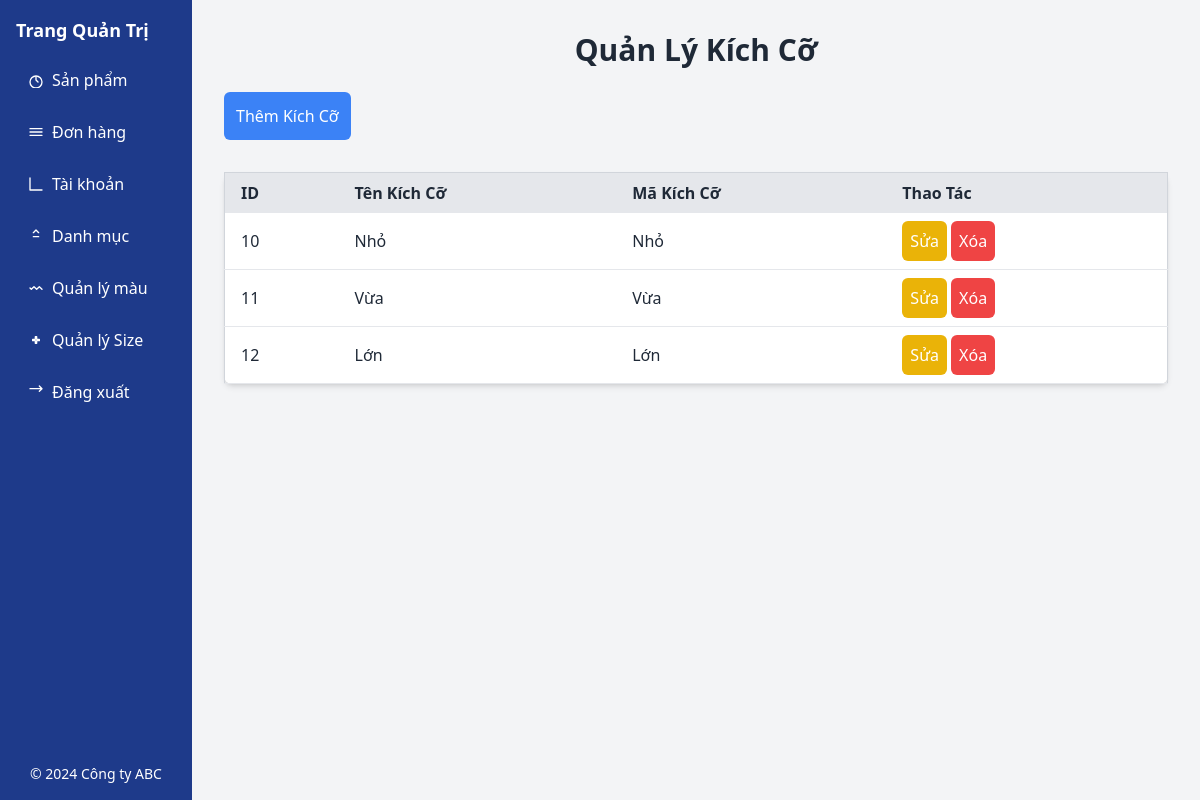
The page /admin/qlsize.php on the database as committed earlier.
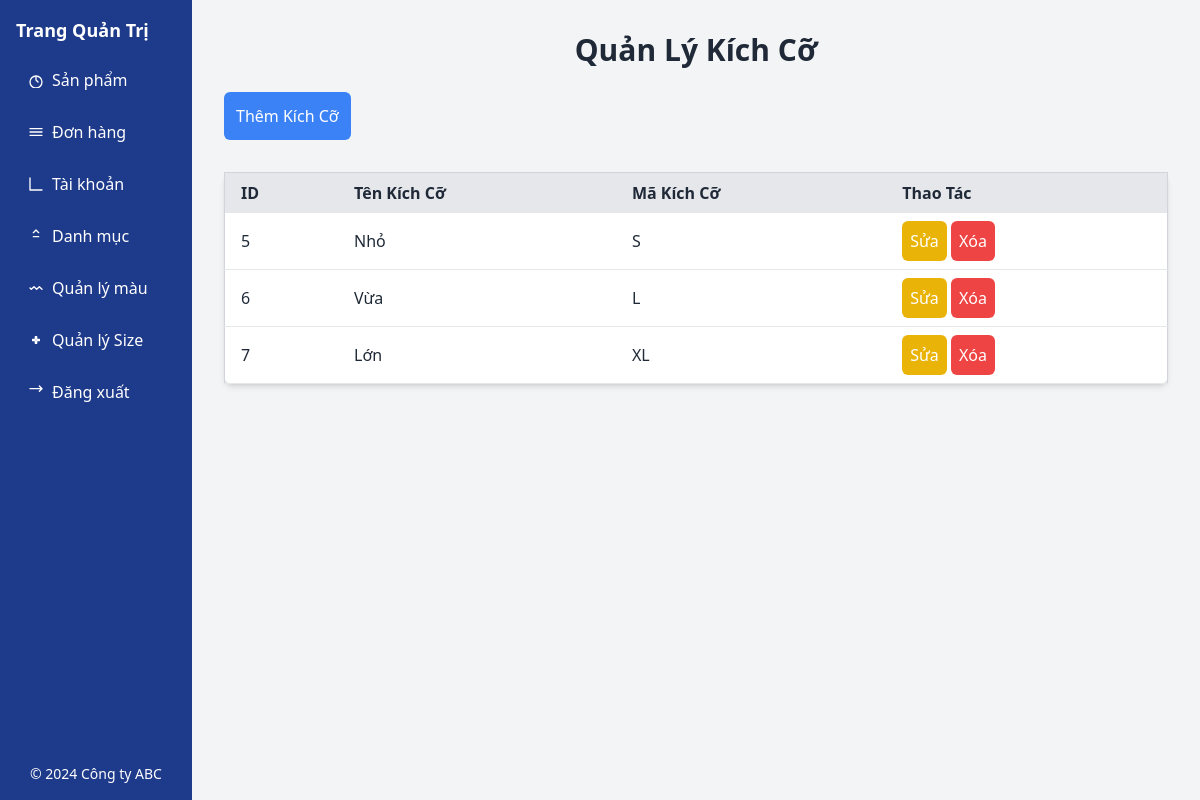
The same page on the database as committed later.
### tables this page shows
CREATE TABLE IF NOT EXISTS `sizes` (
  `size_id` int NOT NULL AUTO_INCREMENT,
  `size_name` varchar(10) NOT NULL,
  `size_code` varchar(10) NOT NULL,
  PRIMARY KEY (`size_id`)
);

### class/Db.php (called while the page is built, shortened)
<?php
class Db
{
  public static $conn = null;
  function __construct()
  {
    Db::$conn = new PDO("mysql:host=localhost; dbname=e1", 'root', '');
    Db::$conn->setAttribute(PDO::ATTR_ERRMODE, PDO::ERRMODE_EXCEPTION);
  }
  function selectSQL($sql, $arrParam = [])
  {
    $stm = Db::$conn->prepare($sql);
    $stm->execute($arrParam);
    return $stm->fetchAll(PDO::FETCH_ASSOC);
  }
}

### admin/qlsize.php (the view, shortened to what this page needs)
<?php
$db = new Db();
$sql = "SELECT * FROM sizes";
$result = $db->selectSQL($sql);
?>
<!DOCTYPE html>
<html lang="en">
<head>
    <script src="https://cdn.tailwindcss.com"></script>
</head>
<body class="bg-gray-100 font-sans text-gray-800">
    <div class='flex '>
        <?php include './views/navAdmin.php'; ?>
        <div class='flex-1 p-4'>
            <div class="container mx-auto p-4">
                <h1 class="text-3xl font-bold text-center mb-6">Quản Lý Kích Cỡ</h1>
                <button onclick="openAddModal()" class="bg-blue-500 text-white p-3 rounded-md mb-8">Thêm Kích
                    Cỡ</button>
                <table class="min-w-full bg-white border border-gray-300 rounded-lg shadow-md">
                    <thead>
                        <tr class="bg-gray-200">
                            <th class="py-2 px-4 text-left">ID</th>
                            <th class="py-2 px-4 text-left">Tên Kích Cỡ</th>
                            <th class="py-2 px-4 text-left">Mã Kích Cỡ</th>
                            <th class="py-2 px-4 text-left">Thao Tác</th>
                        </tr>
                    </thead>
                    <tbody>
                        <?php foreach ($result as $row) { ?>
                            <tr class="border-b">
                                <td class="py-2 px-4"><?php echo $row['size_id']; ?></td>
                                <td class="py-2 px-4"><?php echo $row['size_name']; ?></td>
                                <td class="py-2 px-4"><?php echo $row['size_code']; ?></td>
                                <td class="py-2 px-4">
                                    <button
                                        onclick="openEditModal(<?php echo $row['size_id']; ?>, '<?php echo $row['size_name']; ?>', '<?php echo $row['size_code']; ?>')"
                                        class="bg-yellow-500 text-white p-2 rounded-md">Sửa</button>
                                    <button onclick="openDeleteModal(<?php echo $row['size_id']; ?>)"
                                        class="bg-red-500 text-white p-2 rounded-md">Xóa</button>
                                </td>
                            </tr>
                        <?php } ?>
                    </tbody>
                </table>
            </div>
        </div>
    </div>
</body>
</html>

Rows that differ between the two databases and show on the page:
removed sizes: size_id "10", size_name "Nhỏ", size_code "Nhỏ"
removed sizes: size_id "11", size_name "Vừa", size_code "Vừa"
removed sizes: size_id "12", size_name "Lớn", size_code "Lớn"
added sizes: size_id "5", size_name "Nhỏ", size_code "S"
added sizes: size_id "6", size_name "Vừa", size_code "L"
added sizes: size_id "7", size_name "Lớn", size_code "XL"
